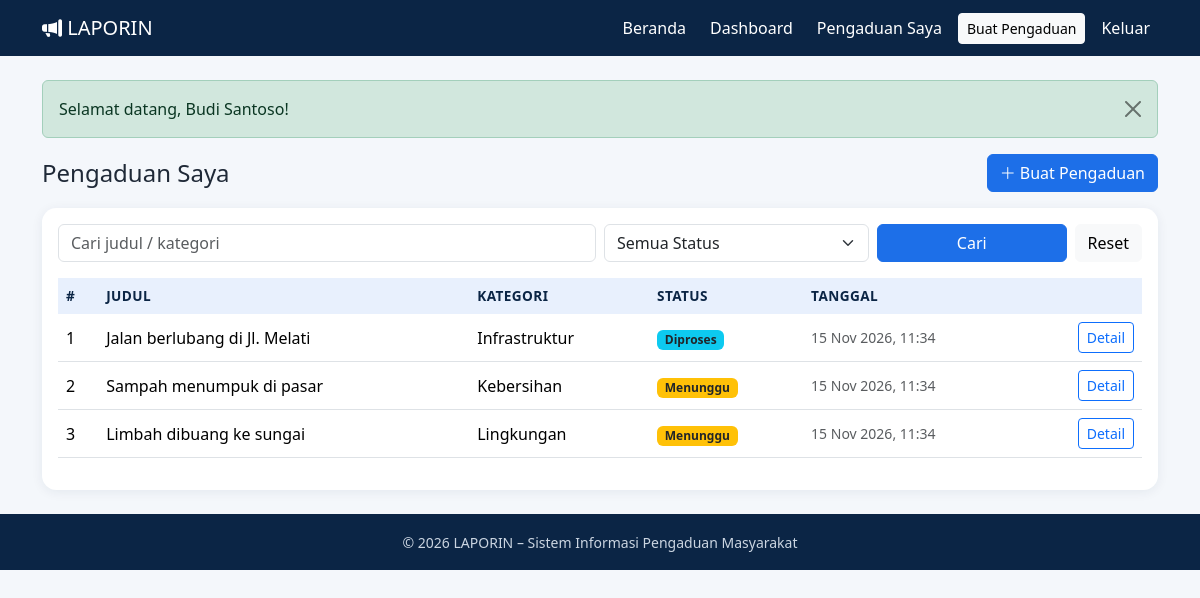
The app's page /user/pengaduan/index.php (signed in) with its own data.
### tables this page shows
CREATE TABLE pengaduan (
    id_pengaduan INT AUTO_INCREMENT PRIMARY KEY,
    id_user      INT NOT NULL,
    id_kategori  INT NOT NULL,
    judul        VARCHAR(150) NOT NULL,
    isi          TEXT NOT NULL,
    foto         VARCHAR(255) NULL,
    status       ENUM('Menunggu','Diproses','Selesai','Ditolak') NOT NULL DEFAULT 'Menunggu',
    tanggapan    TEXT NULL,
    created_at   TIMESTAMP DEFAULT CURRENT_TIMESTAMP,
    updated_at   TIMESTAMP DEFAULT CURRENT_TIMESTAMP ON UPDATE CURRENT_TIMESTAMP,
    CONSTRAINT fk_pengaduan_user     FOREIGN KEY (id_user)     REFERENCES users(id_user)         ON DELETE CASCADE,
    CONSTRAINT fk_pengaduan_kategori FOREIGN KEY (id_kategori) REFERENCES kategori(id_kategori)  ON DELETE RESTRICT
);

CREATE TABLE kategori (
    id_kategori   INT AUTO_INCREMENT PRIMARY KEY,
    nama_kategori VARCHAR(100) NOT NULL UNIQUE,
    deskripsi     VARCHAR(255) NULL
);

### user/pengaduan/index.php (the view, shortened to what this page needs)
<?php
require_once __DIR__ . '/../../includes/auth.php';
$id     = (int)$_SESSION['id_user'];
$cari   = trim($_GET['cari'] ?? '');
$like   = '%' . $cari . '%';
$sql = "SELECT p.id_pengaduan, p.judul, p.status, p.created_at, k.nama_kategori
        FROM pengaduan p JOIN kategori k ON p.id_kategori = k.id_kategori
        WHERE p.id_user = ? AND (p.judul LIKE ? OR k.nama_kategori LIKE ?)";
$tipe = "iss";
$param = [$id, $like, $like];
$sql .= " ORDER BY p.created_at DESC";
$stmt = mysqli_prepare($koneksi, $sql);
mysqli_stmt_bind_param($stmt, $tipe, ...$param);
mysqli_stmt_execute($stmt);
$hasil = mysqli_stmt_get_result($stmt);
include __DIR__ . '/../../includes/header.php';
?>
<div class="d-flex justify-content-between align-items-center mb-3">
    <h1 class="h4 mb-0">Pengaduan Saya</h1>
    <a href="tambah.php" class="btn btn-primary"><i class="bi bi-plus-lg"></i> Buat Pengaduan</a>
</div>
<div class="card p-3">
    <form class="row g-2 mb-3" method="get">
        <div class="col-md-6"><input type="text" name="cari" class="form-control" placeholder="Cari judul / kategori" value="<?= e($cari) ?>"></div>
        <div class="col-md-3">
            <select name="status" class="form-select">
                <option value="">Semua Status</option>
            </select>
        </div>
        <div class="col-md-3 d-flex gap-2">
            <button class="btn btn-primary flex-fill">Cari</button>
            <a href="index.php" class="btn btn-light">Reset</a>
        </div>
    </form>
    <div class="table-responsive">
        <table class="table">
            <thead><tr><th>#</th><th>Judul</th><th>Kategori</th><th>Status</th><th>Tanggal</th><th></th></tr></thead>
            <tbody>
            <?php $no = 1; while ($r = mysqli_fetch_assoc($hasil)): ?>
                <tr>
                    <td><?= $no++ ?></td>
                    <td><?= e($r['judul']) ?></td>
                    <td><?= e($r['nama_kategori']) ?></td>
                    <td><?= badge_status($r['status']) ?></td>
                    <td class="small text-muted"><?= tgl($r['created_at']) ?></td>
                    <td class="text-end"><a href="detail.php?id=<?= $r['id_pengaduan'] ?>" class="btn btn-sm btn-outline-primary">Detail</a></td>
                </tr>
            <?php endwhile; ?>
            </tbody>
        </table>
    </div>
</div>
<?php include __DIR__ . '/../../includes/footer.php'; ?>

### includes/fungsi.php (shortened to what this page needs)
<?php
function e($teks) {
    return htmlspecialchars((string)$teks, ENT_QUOTES, 'UTF-8');
}
function tampil_flash() {
    $f = $_SESSION['flash'];
    $kelas = ($f['tipe'] === 'sukses') ? 'success' : 'danger';
    echo '<div class="alert alert-' . $kelas . ' alert-dismissible fade show" role="alert">'
       . e($f['pesan'])
       . '<button type="button" class="btn-close" data-bs-dismiss="alert"></button></div>';
}
function badge_status($status) {
    $map = ['Menunggu' => 'warning text-dark', 'Diproses' => 'info text-dark',
            'Selesai' => 'success', 'Ditolak' => 'danger'];
    $kelas = $map[$status] ?? 'secondary';
    return '<span class="badge bg-' . $kelas . '">' . e($status) . '</span>';
}
function tgl($waktu) {
    return date('d M Y, H:i', strtotime($waktu));
}

### assets/css/style.css (style rules this page uses)
:root { --navy: #0b2545; --navy-2: #13315c; --blue: #1d6fe8; --blue-soft: #e8f0fd; --bg: #f4f7fb; }
body { background: var(--bg); color: #1f2937; font-family: 'Segoe UI', system-ui, -apple-system, sans-serif; }
.btn-primary { background: var(--blue); border-color: var(--blue); }
.card { border: 0; border-radius: .9rem; box-shadow: 0 2px 12px rgba(11,37,69,.07); }
.table thead th { background: var(--blue-soft); color: var(--navy); border: 0; font-size: .85rem; text-transform: uppercase; letter-spacing: .03em; }
.table td { vertical-align: middle; }

### records on screen
pengaduan: judul "Jalan berlubang di Jl. Melati", id_kategori.nama_kategori "Infrastruktur", status "Diproses", created_at "15 Nov 2026, 11:34"
pengaduan: judul "Sampah menumpuk di pasar", id_kategori.nama_kategori "Kebersihan", status "Menunggu", created_at "15 Nov 2026, 11:34"
pengaduan: judul "Limbah dibuang ke sungai", id_kategori.nama_kategori "Lingkungan", status "Menunggu", created_at "15 Nov 2026, 11:34"

### other values on screen
$f['pesan'] "Selamat datang, Budi Santoso!"
